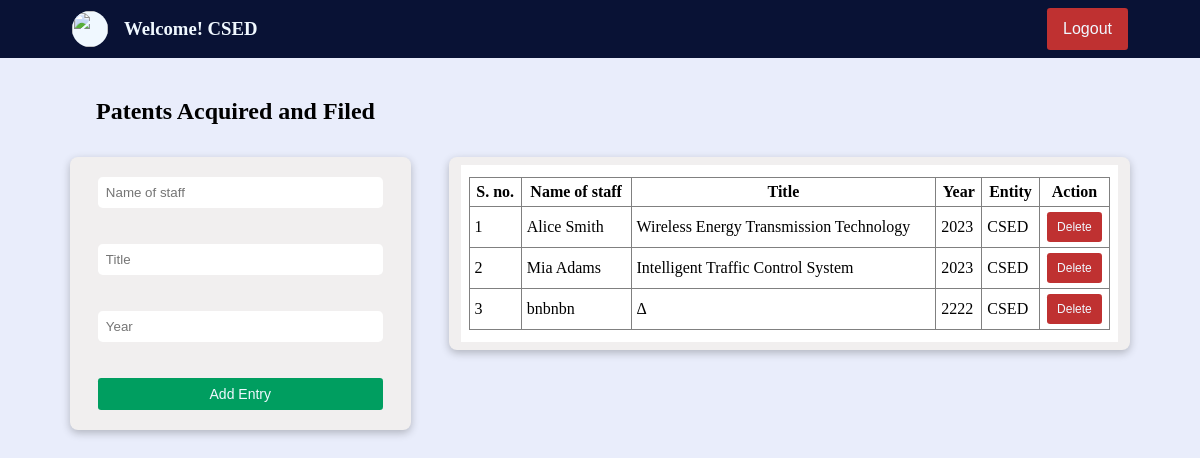
The app's page /forms/patents.php?user=CSED with its own data.
### tables this page shows
CREATE TABLE `patents` (
  `staff` varchar(80) NOT NULL,
  `title` varchar(800) NOT NULL,
  `year` varchar(80) NOT NULL,
  `entity` varchar(120) NOT NULL
);

### forms/patents.php (the view, shortened to what this page needs)
<?php
if (empty($_SESSION['access_token'])) {
    $fname = "Welcome! ";
    $lname = $_GET["user"];
    $pic = "../asset/nitc_logo_icon.svg";
} else {
    $fname = $_SESSION["first_name"];
    $lname = $_SESSION['last_name'];
    $pic = $_SESSION['profile_picture'];
    $mail=$_SESSION['email_address'];
}
?>
<!DOCTYPE html>
<html>
<head>
    <link href="../styles/forms.css" type="text/css" rel="stylesheet">
</head>
<body>
    <div class="container">
        <?php
        echo '<div class="user_strip">
                <a href="../dashboard.php?user=' . $lname . '" class="user_to_dash">
                    <div class="user">
                        <img src="' . $pic . '" class="user_image" />
                        <h3>' . $fname . ' ' . $lname . '</h3>
                    </div>
                </a>
                <div class="logout_btn_holder">
                    <a href="../logout.php" class="">
                        <button class="logout_btn">Logout</button>
                    </a>
                </div  >
            </div>';
        ?>
        <div class="subcontainer">
            <h2>Patents Acquired and Filed</h2>
            <div class="content_container">
                <div class="left_container">
                    <div class="form_container">
                        <form id="myForm" action="" method="post" onsubmit="return validateForm();" class="form_field">
                            <input type="text" name="staff" placeholder="Name of staff" class="input-fields"><br><br>
                            <input type="text" name="title" placeholder="Title" class="input-fields"><br><br>
                            <input type="text" name="year" placeholder="Year" class="input-fields"><br><br>
                            <input type="submit" class="submit-button" value="Add Entry">
                        </form>
                    </div>
                </div>
                <div class="table_container">
                    <?php
                    $con = mysqli_connect('localhost', 'root', '', 'imsdemo');
                    $entity = $_GET["user"];
                    if ($entity == 'admin' || $entity == '')
                        $sql = "SELECT * FROM patents";
                    else
                        $sql = "SELECT * FROM patents where entity='$entity'";
                    $rs = mysqli_query($con, $sql);
                    echo '<div class="table_field">';
                    echo '
                <table border="1">
                <tr>
                    <th class="box">S. no.</th>
                    <th class="box">Name of staff</th>
                    <th class="box">Title</th>
                    <th class="box">Year</th>
                    <th class="box">Entity</th>
                    <th class="box">Action</th>
                </tr>';
                    $count = 1;
                    while ($row = mysqli_fetch_assoc($rs)) {
                        $staff = $row['staff'];
                        $title = $row['title'];
                        $year = $row['year'];
                        $dep = $row['entity'];
                        echo '<tr>
                    <td class="box sn">' . $count . '</td>
                    <td class="box name">' . $staff . '</td>
                    <td class="box title">' . $title . '</td>
                    <td class="box year">' . $year . '</td>
                    <td class="box entity">' . $dep . '</td>
                    <td class="box button_box btn"><button class="delete_btn" data-id="' . $title . '">Delete</button></td></tr>';
                        $count++;
                    }
                    echo '</table>
            </div>';
                    ?>
                </div>
            </div>
        </div>
    </div>
</body>
</html>

### styles/forms.css (style rules this page uses)
* { padding: 0; margin: 0; box-sizing: border-box; }
.container { height: 100vh; width: 100vw; padding: 0; background-color: #E9EDFB; overflow: auto; }
.subcontainer { display: flex; flex-direction: column; padding: 2.5rem 2rem; }
h2 { margin-left: 4rem; }
.user_to_dash { text-decoration: none; color: aliceblue; }
.user_strip { background-color: #091235; color: aliceblue; display: flex; align-items: center; justify-content: space-between; padding: 8px; }
.user { display: flex; align-items: center; margin-left: 4em; gap: 16px; }
.user_image { width: 36px; height: 36px; border-radius: 100%; background-color:aliceblue; }
.logout_btn_holder { width: fit-content; margin-right: 4em; }
.logout_btn { font-size: 16px; padding: 12px 16px; border: none; border-radius: 0.2rem; color: aliceblue; cursor: pointer; transition: all; transition-duration: 150ms; background-color: #BF3131; }
.content_container { display: flex; justify-content: space-evenly; align-items: start; width: 100%; margin-top: 2rem; }
.left_container { width: 30%; display: flex; gap: 16px; flex-direction: column; }
.form_container { display: flex; flex-direction: column; width: 100%; justify-content: space-evenly; background-color: #F1EFEF; border-radius: 0.5em; padding: 8px 12px; height: auto; box-shadow: rgba(0, 0, 0, 0.24) 0px 3px 8px; }
.form_field { display: flex; flex-direction: column; padding: 12px 16px; }
.input-fields { padding: 8px; border: none; border-radius: 0.3rem; color: rgb(51 65 85); transition: all; transition-duration: 150ms; }
.submit-button { font-size: 14px; width: 100%; padding: 8px 0px; border: none; border-radius: 0.2rem; color: aliceblue; cursor: pointer; transition: all; transition-duration: 150ms; background-color: #009E60; }
.table_container { display: flex; flex-direction: column; width: 60%; justify-content: start; background-color: #F1EFEF; border-radius: 0.5em; padding: 8px 12px; max-height: 580px; overflow: scroll; box-shadow: rgba(0, 0, 0, 0.24) 0px 3px 8px; }
.table_field { background-color: white; width: 100%; height: 100%; padding: 12px 8px; }
table { width: 100%; border-collapse: collapse; }
.box { padding: 5px; word-wrap: break-word; }
.name, .entity, .s_date, .e_date, .qual { text-wrap: nowrap; }
.button_box { text-align: center; }
.delete_btn { font-size: 12px; padding: 8px 10px; border: none; border-radius: 0.2rem; color: aliceblue; cursor: pointer; transition: all; transition-duration: 150ms; background-color: #BF3131; }

### records on screen
patents: staff "Alice Smith", title "Wireless Energy Transmission Technology", year "2023", entity "CSED"
patents: staff "Mia Adams", title "Intelligent Traffic Control System", year "2023", entity "CSED"
patents: staff "bnbnbn", title "Δ", year "2222", entity "CSED"

### other values on screen
$fname "Welcome!"
$lname "CSED"
